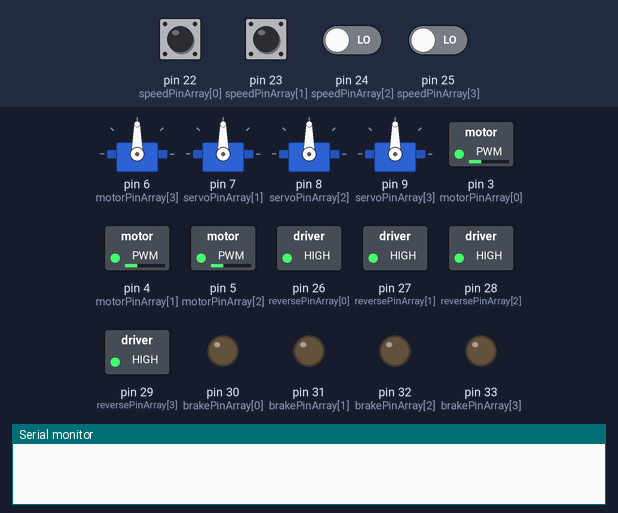
Bench run of a sketch on a simulated Arduino Mega 2560, built with avr-gcc and run on an emulated ATmega2560. Shown: 4 × servo, switched loads named in the sketch (green lamp = pin HIGH), output pins drawn as LEDs (lit = HIGH), the last lines printed to the serial monitor. Inputs (shaded band) come from the test bench; at power-on: pin 22 (speedPinArray[0]), pin 23 (speedPinArray[1]), pin 24 (speedPinArray[2]), pin 25 (speedPinArray[3]) LOW. Pins used as bus, display or sensor lines are not drawn.

Above: at 1.2 s.
1.3 s: pin 22 (speedPinArray[0]) pulsed HIGH 2 times (0.12 s each, 0.3 s apart)
At 2.5 s:
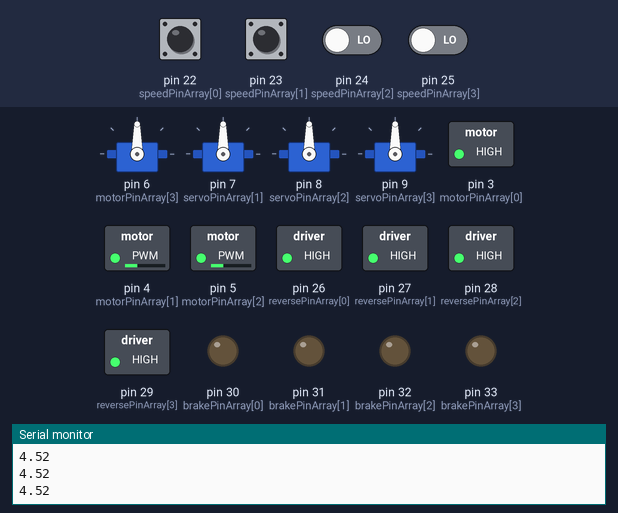
3.4 s: pin 23 (speedPinArray[1]) pulsed HIGH 2 times (0.12 s each, 0.3 s apart)
At 4.1 s:
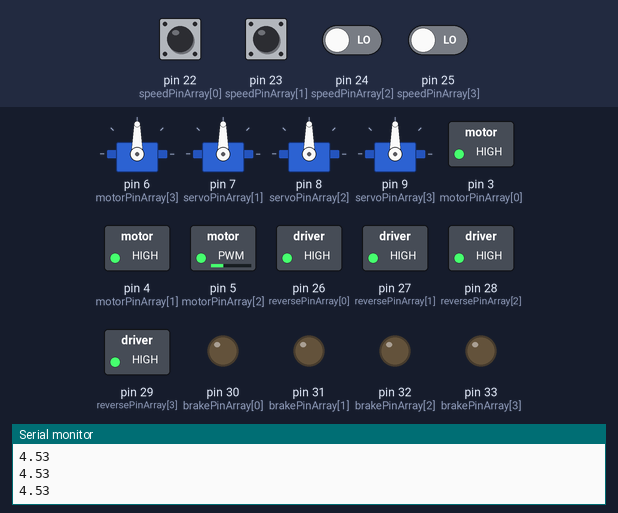
Timing chart, 0 to 6.4 s (numbered marks = the images above; inputs shaded):
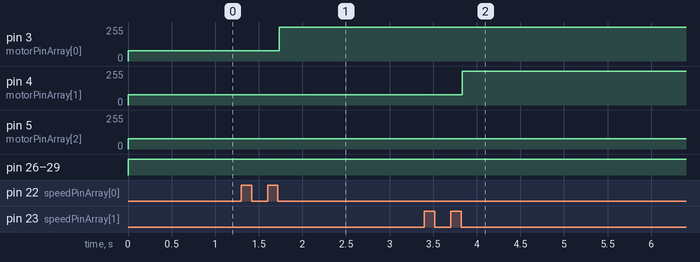

Measured:
- after the input at 1.3 s, pin 3 (motorPinArray[0]): 77/255 → 255/255 after 0.44 s
- after the input at 3.4 s, pin 4 (motorPinArray[1]): 77/255 → 255/255 after 0.44 s

The sketch:

github_download.ino
```cpp
#include <Servo.h>  // Include the Servo library
#include <math.h>
float l = 0.59;
float b = 0.41;
float v = 1;
float omega = 0;
float alpha = 0;
float wheelRadius = 0.185;
const int numMotor = 4;
float servoRate = 3.5;
float minOmega = 0.000001;
Servo wheelServos[numMotor];
const int pulseCount = 7;
const int sampleCount = 10;
const int speedPinArray[numMotor] = {22,23,24,25};
const int motorPinArray[numMotor] = {3,4,5,6};
const int reversePinArray[numMotor] = {26,27,28,29};
const int brakePinArray[numMotor] = {30,31,32,33};
const int servoPinArray[numMotor] = {6,7,8,9};
const unsigned long refreshTime = 300000;
unsigned long prevTimeArray[numMotor] = {0,0,0,0};
unsigned long prevPulseWidth[numMotor] = {0,0,0,0};
unsigned long currPulseWidth[numMotor] = {0,0,0,0};
int prevSignalArray[numMotor] = {0,0,0,0};
bool brakeArray[numMotor] = {false,false,false,false};
unsigned long currTime;
int currSignalArray[numMotor];
unsigned long impulseTimeArray[numMotor][pulseCount] = {};
float rpmArray[numMotor][sampleCount];
float rpm;
//
//float targetRpmArray[numMotor] = {100,100,100,100}; // Desired RPM, can be positive or negative
//int targetServoArray[numMotor] = {100,100,100,100};
float targetRpmArray[numMotor] = {}; // Desired RPM, can be positive or negative
int targetServoArray[numMotor] = {};
int prevServoArray[numMotor] = {};
int diffServoArray[numMotor] = {};
const float kp = 1.5; // Proportional gain for PID controller
const float ki = 0.5; // Integral gain for PID controller
const float kd = 0.0; // Derivative gain for PID controller (not used)

float integralArray[numMotor] = {}; // Integral term for PID controller
float derivativeArray[numMotor]={};
float errorArray[numMotor]; // Current error between desired RPM and actual RPM
float previousErrorArray[numMotor] = {}; // Previous error for derivative term
unsigned long previousTimeArray[numMotor] = {}; // Previous time for time difference calculation
float outputArray[numMotor]; // Output value of the PID controller
int pwmArray[numMotor] = {}; // PWM value to control the motor

void calcSpeedAngle(float v, float omega,float alpha){
  float r = fabs(v)/omega;
  if (fabs(r)>=b/2){
  if (fabs(omega)>minOmega){
  float fac;
  for (int motor = 0; motor<numMotor; motor++){
    if (motor==0 || motor ==1){fac = 1;}else{fac=-1;}
    float wheelVec[2] = {fac*(b/2) + r*cos(alpha), pow(-1,motor)*(l/2) - r*sin(alpha)};
//    float wheelVel = omega/(pow(pow(wheelVec[0],2) + pow(wheelVec[1],2),0.5);
    float wheelVel = (v/fabs(v))*fabs(omega) * sqrt(pow(wheelVec[0], 2) + pow(wheelVec[1], 2));
    if(v<0){targetRpmArray[motor] = -(wheelVel/wheelRadius)*(30/PI);}
    else{targetRpmArray[motor] = (wheelVel/wheelRadius)*(30/PI);}
//    Serial.println(targetRpmArray[0]);
//    if (omega<0){targetServoArray[motor-2] = (180/PI)*atan(wheelVec[1]/wheelVec[0]);}
    {targetServoArray[motor] = (180/PI)*atan(wheelVec[1]/wheelVec[0]);}
    diffServoArray[motor] = fabs(targetServoArray[motor]-prevServoArray[motor]);
    prevServoArray[motor] = targetServoArray[motor];
    wheelServos[motor].write(targetServoArray[motor]+90);}
  }
  else if (fabs(omega)<minOmega){
    float rpm = (v/wheelRadius)*(30/PI);
    for (int motor = 0; motor<numMotor; motor++){
      targetRpmArray[motor] = rpm;
      targetServoArray[motor] = 0;
      diffServoArray[motor] = fabs(targetServoArray[motor]-prevServoArray[motor]);
      prevServoArray[motor] = targetServoArray[motor];
      wheelServos[motor].write(targetServoArray[motor]+90);
    }
  }}
  else if (fabs(r)<(b/2)){
    if (fabs(omega)>minOmega){
  float fac;
  for (int motor = 0; motor<numMotor; motor++){
    if (motor==0 || motor ==1){fac = 1;}else{fac=-1;}
    float wheelVec[2] = {fac*(b/2) + r*cos(alpha), pow(-1,motor)*(l/2) - r*sin(alpha)};
//    float wheelVel = omega/(pow(pow(wheelVec[0],2) + pow(wheelVec[1],2),0.5);
    float wheelVel = fac*omega* sqrt(pow(wheelVec[0], 2) + pow(wheelVec[1], 2));
    if(v<0){targetRpmArray[motor] = -(wheelVel/wheelRadius)*(30/PI);}
    else{targetRpmArray[motor] = (wheelVel/wheelRadius)*(30/PI);}
//    Serial.println(targetRpmArray[0]);
//    if (omega<0){targetServoArray[motor-2] = (180/PI)*atan(wheelVec[1]/wheelVec[0]);}
    {targetServoArray[motor] = (180/PI)*atan(wheelVec[1]/wheelVec[0]);}
    diffServoArray[motor] = fabs(targetServoArray[motor]-prevServoArray[motor]);
    prevServoArray[motor] = targetServoArray[motor];
    wheelServos[motor].write(targetServoArray[motor]+90);}
  }
  }
}

void calcPulseWidth(int motor, int cases){
  prevSignalArray[motor] = currSignalArray[motor];
  for(int i=0; i<pulseCount-1; i++){
    impulseTimeArray[motor][i] = impulseTimeArray[motor][i+1];}
  impulseTimeArray[motor][pulseCount-1] = currTime;
  if (cases == pulseCount-1){currPulseWidth[motor]=0;}
  if (cases != pulseCount-1){currPulseWidth[motor] = ((pulseCount-1)/(pulseCount-cases-1))*(impulseTimeArray[motor][pulseCount-1] - impulseTimeArray[motor][cases]);}
//  Serial.println(currPulseWidth[3]);
  prevPulseWidth[motor] = currPulseWidth[motor];
  prevTimeArray[motor] = currTime;}

void filterRpm(int motor, float rpm){
  if (rpmArray[motor][0] != 0){
//    rpm = 0.2*rpm + 0.15*rpmArray[motor][5] + 0.15*rpmArray[motor][4] + 0.15*rpmArray[motor][3] + 0.15*rpmArray[motor][2] + 0.1*rpmArray[motor][1] + 0.1*rpmArray[motor][5];
      rpm = rpmArray[motor][sampleCount-1] + ((rpm-rpmArray[motor][0])/sampleCount);
  }
  for(int i=0; i<sampleCount-1; i++){
    rpmArray[motor][i] = rpmArray[motor][i+1];}
  rpmArray[motor][sampleCount-1] = rpm;
}

int getPwm(int motor) {
  errorArray[motor] = targetRpmArray[motor] - rpmArray[motor][sampleCount-1]; // Calculate the current error
//  Serial.println(1);
//  if (rpm == 0) {
//    output = 0.1 * error; // Simple proportional control if RPM is zero
//  } else {
    integralArray[motor] += errorArray[motor] * currPulseWidth[motor] / 1000000; // Update integral term
    derivativeArray[motor] = (errorArray[motor] - previousErrorArray[motor]) /( currPulseWidth[motor]/1000000); // Calculate derivative term
    previousErrorArray[motor] = errorArray[motor]; // Update previous error
    outputArray[motor] = kp * errorArray[motor] + ki * integralArray[motor] ; //+ kd * derivativeArray[motor]; // Calculate PID output
    pwmArray[motor] = constrain(outputArray[motor], 0, 255); // Constrain the output to valid PWM range
//    Serial.println(pwmArray[motor]);
    analogWrite(motorPinArray[motor], pwmArray[motor]);
//    Serial.println(pwmArray[motor]);
//  }

//void writePwm(){
//  for (int motor=0; i<numMotor; i++){
//    getPWM(motor);
//  }
}

void calcRpm(){
  for (int i=0; i<numMotor; i++){
    currSignalArray[i] = digitalRead(speedPinArray[i]);}
  currTime = micros();

  for(int motor=0; motor<numMotor; motor++){
    if(currSignalArray[motor] != prevSignalArray[motor]){
      if (impulseTimeArray[motor][0] != 0 && impulseTimeArray[motor][1] != 0 && impulseTimeArray[motor][2] != 0 && impulseTimeArray[motor][3] != 0 && impulseTimeArray[motor][4] != 0){
        calcPulseWidth(motor,0);
//        Serial.println(0);
}

      if (impulseTimeArray[motor][0] == 0 && impulseTimeArray[motor][1] != 0 && impulseTimeArray[motor][2] != 0 && impulseTimeArray[motor][3] != 0 && impulseTimeArray[motor][4] != 0 && impulseTimeArray[motor][4] != 0){
        calcPulseWidth(motor,1);
//        Serial.println(1);
}

      if (impulseTimeArray[motor][0] == 0 && impulseTimeArray[motor][1] == 0 && impulseTimeArray[motor][2] != 0 && impulseTimeArray[motor][3] != 0 && impulseTimeArray[motor][4] != 0 && impulseTimeArray[motor][4] != 0){
        calcPulseWidth(motor,2);
//        Serial.println(2);
}

      if (impulseTimeArray[motor][0] == 0 && impulseTimeArray[motor][1] == 0 && impulseTimeArray[motor][2] == 0 && impulseTimeArray[motor][3] != 0 && impulseTimeArray[motor][4] != 0 && impulseTimeArray[motor][4] != 0){
        calcPulseWidth(motor,3);
//        Serial.println(3);
}

      if (impulseTimeArray[motor][0] == 0 && impulseTimeArray[motor][1] == 0 && impulseTimeArray[motor][2] == 0 && impulseTimeArray[motor][3] == 0 && impulseTimeArray[motor][4] != 0 && impulseTimeArray[motor][4] != 0){
        calcPulseWidth(motor,4);
//        Serial.println(4);
}

      if (impulseTimeArray[motor][0] == 0 && impulseTimeArray[motor][1] == 0 && impulseTimeArray[motor][2] == 0 && impulseTimeArray[motor][3] == 0 && impulseTimeArray[motor][4] == 0 && impulseTimeArray[motor][4] != 0){
        calcPulseWidth(motor,5);
//        Serial.println(5);
      }
      if (impulseTimeArray[motor][0] == 0 && impulseTimeArray[motor][1] == 0 && impulseTimeArray[motor][2] == 0 && impulseTimeArray[motor][3] == 0 && impulseTimeArray[motor][4] == 0 && impulseTimeArray[motor][4] == 0){
        calcPulseWidth(motor,6);
}

        }
    else{
    if(currTime - prevTimeArray[motor] < refreshTime){
      currPulseWidth[motor] = prevPulseWidth[motor];}
    if (currTime - prevTimeArray[motor] > refreshTime){
      currPulseWidth[motor] = 0;
//      Serial.println(0);
      prevPulseWidth[motor] = currPulseWidth[motor];
//      impulseTimeArray = {
//  {0,0,0,0,0,0},
//  {0,0,0,0,0,0},
//  {0,0,0,0,0,0},
//  {0,0,0,0,0,0}};
      }
      }
  }

  for(int motor=0; motor<numMotor; motor++){
    if (currPulseWidth[motor] != 0){
      rpm = 4068814.00 / currPulseWidth[motor];
      Serial.println(rpm);
    }
    else{
      rpm = 0;
    }
    filterRpm(motor,rpm);
  }
}

void setup() {
  Serial.begin(2000000);

  // Attach each servo to its corresponding pin
  for (int i = 0; i < numMotor; i++) {
    wheelServos[i].attach(servoPinArray[i]);
  }

  pinMode(speedPinArray[0], INPUT);
  pinMode(speedPinArray[1], INPUT);
  pinMode(speedPinArray[2], INPUT);
  pinMode(speedPinArray[3], INPUT);

  pinMode(motorPinArray[0], OUTPUT);
  pinMode(motorPinArray[1], OUTPUT);
  pinMode(motorPinArray[2], OUTPUT);
  pinMode(motorPinArray[3], OUTPUT);

  pinMode(reversePinArray[0], OUTPUT);
  pinMode(reversePinArray[1], OUTPUT);
  pinMode(reversePinArray[2], OUTPUT);
  pinMode(reversePinArray[3], OUTPUT);

  pinMode(brakePinArray[0], OUTPUT);
  pinMode(brakePinArray[1], OUTPUT);
  pinMode(brakePinArray[2], OUTPUT);
  pinMode(brakePinArray[3], OUTPUT);

}

void loop() {
    calcSpeedAngle(v, omega,alpha);
   delay(diffServoArray[3]*servoRate);
   calcRpm();

  for (int motor=0; motor<numMotor; motor++){
//    Serial.println(2);
    if (brakeArray[motor] == false) { // If the brake is not engaged
    digitalWrite(brakePinArray[motor], LOW); // Disable the brake
    if (targetRpmArray[motor] > 0) {
      digitalWrite(reversePinArray[motor], HIGH); // Set motor direction to forward
      getPwm(motor); // Update motor speed
//      Serial.println(1);
    } else if (targetRpmArray[motor] < 0) {
      targetRpmArray[motor] = -targetRpmArray[motor];
      digitalWrite(reversePinArray[motor], LOW); // Set motor direction to reverse
      getPwm(motor); // Update motor speed
//      Serial.println(0);
    }
  } else if (brakeArray[motor] == true) { // If the brake is engaged
    digitalWrite(brakePinArray[motor], HIGH); // Enable the brake
  }

  }
// Serial.println(rpmArray[0][pulseCount-1]);
  }
```
